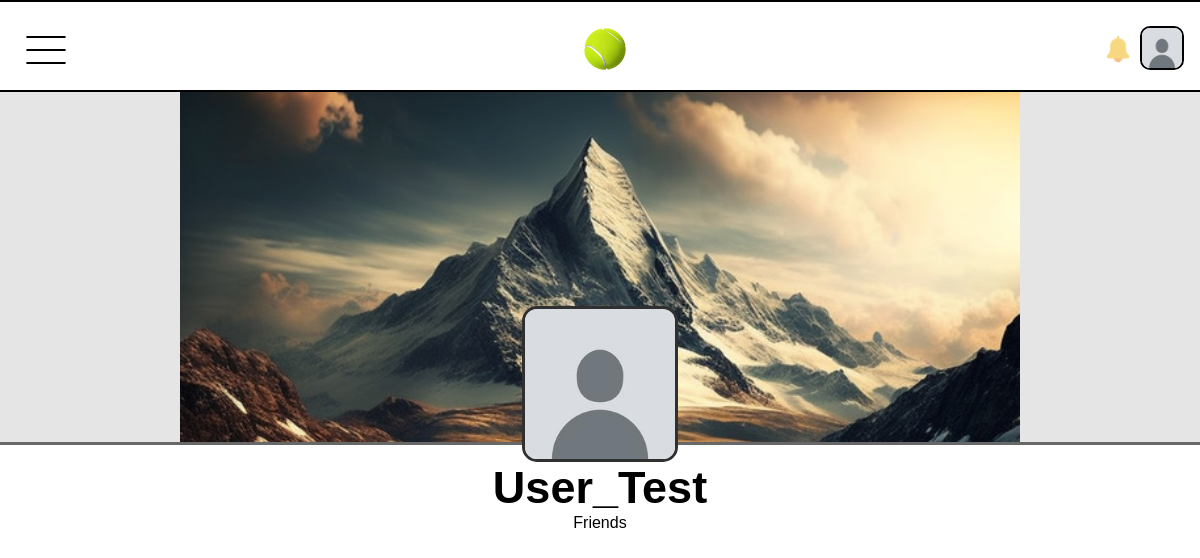
Screenshot of /profile/7 (signed in) with the database file from the repository.
### app1/models.py (models this page shows, shortened)
class Account(models.Model):
    owner=models.ForeignKey(User,on_delete=models.CASCADE)
    profile_picture=models.ImageField(upload_to='./profile_picture',blank=True,default='./profile_picture/default.jpg')
    homepage_picture=models.ImageField(upload_to='./profile_picture',blank=True,default='./profile_picture/default_homepage.jpg')
    points=models.IntegerField(default=500)
    played_matches=models.PositiveIntegerField(default=0)
    wins=models.PositiveIntegerField(default=0)
    friends=models.ManyToManyField('self', symmetrical=True,blank=True)
    last_activity=models.DateTimeField(default=timezone.now,blank=True)
    party_group=models.ForeignKey('Party',on_delete=models.SET_NULL,null=True, blank=True, default=None)

### app1/views.py (the view)
# urls.py: path('profile/<int:pk>',views.profile, name='profile'),
def profile(request,pk):
    try:
        target_account=Account.objects.get(id=pk)
        account=rewrite_activity(request.user)
    except ObjectDoesNotExist:
         return HttpResponseNotFound('''
            <style> body{text-align:center; background-color:#000; color:#fff;}</style><h1>User not Found</h1>''')
    if 'send' in request.POST:
        fr_request=friend_requests.objects.create(sender=account,receiver=target_account)
        return redirect('profile',target_account.id)
    elif 'accept' in request.POST:
        account.friends.add(target_account)
        account.save()
        fr_request=friend_requests.objects.get(sender=target_account,receiver=account).delete()
        return redirect('profile',target_account.id)
    context={
        'target_account':target_account,
        'account':account,
        'notifications':calculate_notifications(account),
    }
    requestes=friend_requests.objects.filter(((Q(sender=account))&(Q(receiver=target_account)))|(Q(sender=target_account))&(Q(receiver=account)))
    is_friends=account.friends.filter(id=target_account.id).exists()
    if requestes.exists():
        context['friend_request']=requestes[0]
    else:
        context['friend_request']=None
    if is_friends:
        context['friends']=True
    else:
        context['friends']=False
    return render(request,'profile.html',context)

### app1/views.py (called while the page is built)
def rewrite_activity(user):
    account=Account.objects.get(owner=user.id)
    account.last_activity=timezone.now()
    account.save()
    return account

def calculate_notifications(account:Account):
    party_notifications=party_invite.objects.filter(receiver=account)
    for party in party_notifications:
        if party.sender.party_group:
            party.delete()
    friend_notifications=friend_requests.objects.filter(receiver=account)
    return (friend_notifications.count() + party_notifications.count())

### app1/templates/profile.html (shortened to what this page needs)
<!DOCTYPE html>
<html lang="en">
<head>
    {% load static %}
    <link rel="stylesheet" href="{% static 'profile.css' %}">
</head>
<body>
    {% include 'navbar.html' %}
    <div class="principal_box">
        <div class="boxy">
            <div class="img_container">
                {% if target_account.homepage_picture %}
                    <img class="cover" src="{{target_account.homepage_picture.url}}" alt="">
                {% else %}
                    <img class="cover" src="../../media/profile_picture/default_homepage2.jpg" alt="">
                {% endif %}
            </div>
            <div class="profile_picture">
                <img id="profile_picture" src="{{target_account.profile_picture.url}}" alt="">
                {% if target_account.owner == request.user %}
                <div class="edit_box">
                    <h2>{{target_account.owner.username}}</h2>
                </div>
                {% else%}
                    <h2>{{target_account.owner.username}}</h2>
                    {% if not friends %}
                        {% if friend_request %}
                            {% if friend_request.sender == account %}
                            <div class="sent">
                                <p>Friend request sent</p>
                            </div>
                            {% else %}
                                <form method="post">
                                    {% csrf_token %}
                                    <button name="accept">Accept Friend Request</button>
                                </form>
                            {% endif %}
                        {% else %}
                        <form method="post">
                            {% csrf_token %}
                            <button name="send">Add to friends</button>
                        </form>
                        {% endif %}
                    {% else %}
                        <p style="margin: 0;">Friends</p>
                    {% endif%}
                {% endif %}
            </div>
        </div>
    </div>
</body>

### app1/templates/navbar.html (shortened to what this page needs)
<!DOCTYPE html>
<html lang="en">
<head>
    {% load static %}
    <link rel="stylesheet" href="{% static 'navbar.css' %}">
</head>
<body>
    <nav>
        <div class="dropdown">
            <button class="button_option">
                <div class="options">
                    <div class="line1"></div>
                    <div class="line2"></div>
                    <div class="line3"></div>
                </div>
            </button>
        </div>
        <a href="{% url 'index' %}">
            <img class="logo" src="../../media/all_stuff/Tennis_Ball_PNG_Clip_Art-1352(1).png" alt="">
        </a>
        <div class="profile_section">
            <a class="notifications" href="{% url 'notifications_friends' %}">
                <img {% if notifications == 0 %} class="no_noti" {% endif %} src="../../media/all_stuff/notification_bell.png" alt="">
            </a>
            <a class="profile_a" href="{% url 'profile' account.id %}">
                <div class="profile">
                    <img src="{{account.profile_picture.url}}" alt="">
                </div>
            </a>
        </div>
    </nav>
</body>
</html>

### app1/static/profile.css (style rules this page uses)
.boxy { display: flex; flex-direction: column; justify-content: center; position: relative; }
.img_container { width: 100%; height: 200px; background-color: red; }
.img_container img { width: 100%; height: 100%; }
.profile_picture { display: flex; flex-direction: column; position: absolute; justify-content: center; margin-top: 210px; width: 100%; }
.profile_picture h2 { margin: 0; text-align: center; font-size: 45px; }
.profile_picture #profile_picture { width: 150px; height: 150px; border: 3px solid #303030; border-radius: 15px; margin: auto; }
.principal_box { display: flex; flex-direction: column; justify-content: center; text-align: center; }
@media only screen and (min-width: 600px) { .boxy { text-align: center; } }
@media only screen and (min-width: 600px) { .img_container .cover { width: 70%; height: 400px; object-fit: cover; } }
@media only screen and (min-width: 600px) { .img_container { height: 350px; overflow: hidden; border-bottom: 3px solid #2e2e2ead; background-color: rgba(202, 202, 202, 0.486); } }
@media only screen and (min-width: 600px) { .profile_picture { margin-top: 300px; } }

### app1/static/navbar.css (style rules this page uses)
body { margin: 0; font-family:'Gill Sans', 'Gill Sans MT', Calibri, 'Trebuchet MS', sans-serif; }
nav { border-top:2px solid #000; border-bottom: 2px solid #000; padding: 10px 0; display: flex; justify-content: space-between; align-items: center; }
.button_option { background: none; border: none; cursor: pointer; margin-top: 12px; }
.dropdown { z-index: 1000; }
.options { width: 40px; height: 40px; margin-left: 20px; }
.options .line1,.line2,.line3 { height: 0px; border: 1px solid #000; margin-top: 11px; border-radius: 3px; }
.profile_a { text-decoration: none; margin-right: 20px; }
.profile { width: 40px; height: 40px; }
.profile img { width: 100%; height: 100%; border-radius: 10px; border: 2px solid #000; }
.logo { width: 42px; height: 42px; margin-left: 35px; margin-top: 10px; }
.profile_section { display: flex; flex-direction: row; align-items: center; height: fit-content; }
.notifications img { width: 30px; margin-right: 7px; margin-top: 5px; }
.notifications { display: flex; }
.no_noti { opacity: 0.5; }

### rows the page displays
Account: profile_picture (placeholder picture)
Account: homepage_picture (placeholder picture), profile_picture (placeholder picture), owner.username "User_Test"
